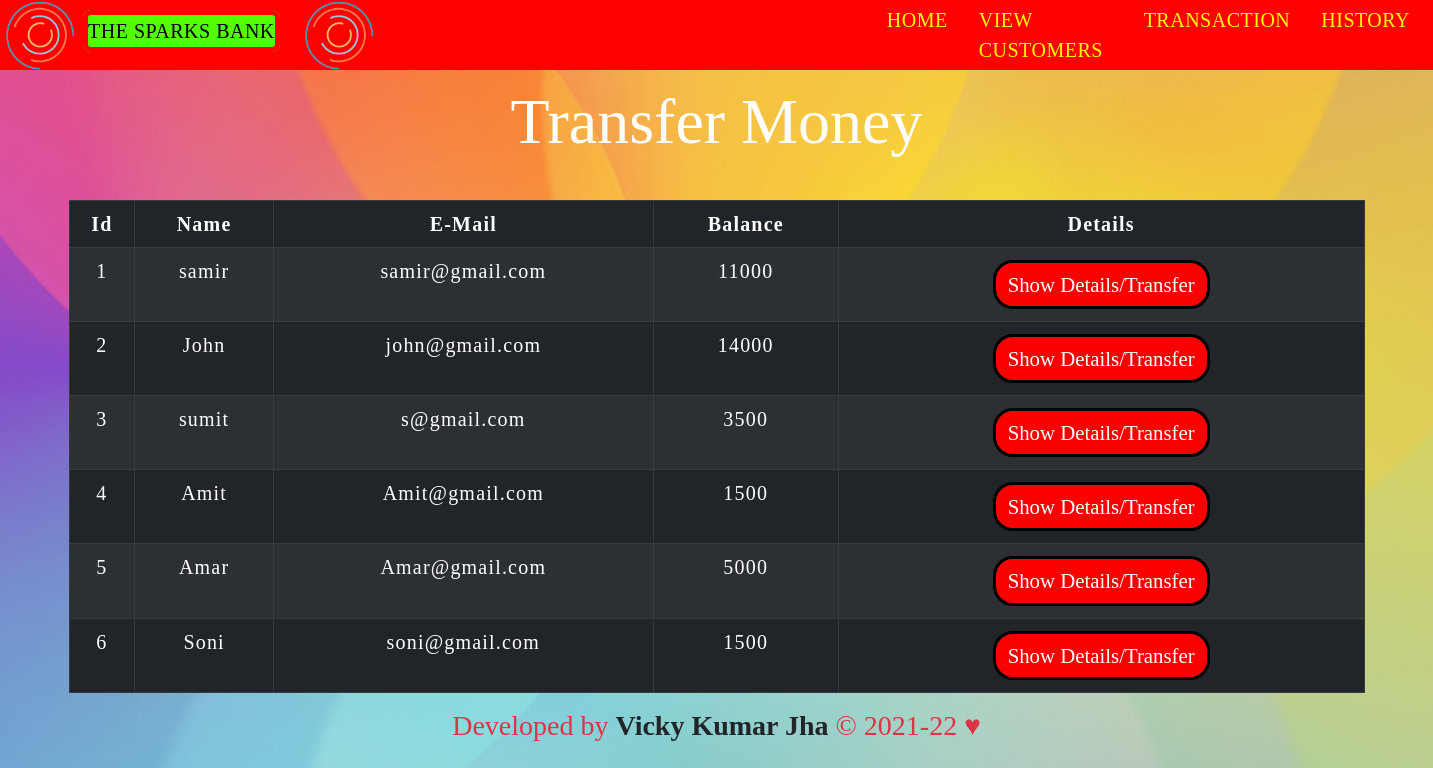
The app's page /transfermoney.php with its own data.
### tables this page shows
CREATE TABLE `users_details` (
  `id` int(6) NOT NULL,
  `name` varchar(100) NOT NULL,
  `email` varchar(100) NOT NULL,
  `balance` int(11) NOT NULL
);

### transfermoney.php (the view, shortened to what this page needs)
<!DOCTYPE html>
<html lang="en">
<head>
    <link href="https://cdn.jsdelivr.net/npm/bootstrap@5.0.2/dist/css/bootstrap.min.css" rel="stylesheet" >
    <link rel="stylesheet" type="text/css" href="css/table.css">
    <link rel="stylesheet" type="text/css" href="css/navbar.css">
</head>
<body>
<?php
    include 'config.php';
    $sql = "SELECT * FROM users_details";
    $result = mysqli_query($conn,$sql);
?>
<?php
  include 'navbar.php';
?>
<div class="container">
        <h1 class="glow1">Transfer Money</h1>
        <br>
            <div class="row">
                <div class="col">
                    <div class="table-responsive-sm">
                    <table class="table table-hover table-sm table-dark table-striped table-condensed table-bordered">
                        <thead>
                            <tr>
                            <th scope="col" class="text-center py-2">Id</th>
                            <th scope="col" class="text-center py-2">Name</th>
                            <th scope="col" class="text-center py-2">E-Mail</th>
                            <th scope="col" class="text-center py-2">Balance</th>
                            <th scope="col" class="text-center py-2">Details</th>
                            </tr>
                        </thead>
                        <tbody>
                <?php
                    while($rows=mysqli_fetch_assoc($result)){
                ?>
                    <tr>
                        <td class="py-2"><?php echo $rows['id'] ?></td>
                        <td class="py-2"><?php echo $rows['name']?></td>
                        <td class="py-2"><?php echo $rows['email']?></td>
                        <td class="py-2"><?php echo $rows['balance']?></td>
                        <td><a href="selecteduserdetail.php?id= <?php echo $rows['id'] ;?>"> <button type="button" class="btn btn1 m-2">Show Details/Transfer</button></a></td>
                    </tr>
                <?php
                    }
                ?>
                        </tbody>
                    </table>
                    </div>
                </div>
            </div>
            <?php
        include_once('footer.php');
    ?>
         </div>
</body>
</html>

### css/table.css (style rules this page uses)
* { padding: 0; margin: 0; box-sizing: border-box; font-family: s; }
table { font-size: 20px; font-family: 'Ubuntu'; letter-spacing: 1.2px; }
.table-striped { background-color: rgb(9, 255, 0); }
td { text-align: center; }
button { border:none; background: #ffe600; transition: 1s; }

### css/navbar.css (style rules this page uses)
h1 { transition: all 1s ease; }

### transfermoney.php (style rules this page uses)
.btn { background-color:#00ffaa; }
body { background: url('img/bank_bg.jpg') no-repeat fixed; background-size: cover; }
.btn { border:3px solid black; color:#fff; background-color: rgb(250, 0, 0); border-radius:20px; box-shadow: inset 0 0 0 0 rgb(0, 255, 76); transition: All 0.9s ease; transition-delay: 0.1s; font-size: 1.3rem; outline: none; cursor: pointer; }
.glow1 { margin-top:0.9rem; margin-bottom:0.9rem; font-size: 4rem; color: #ffffff; text-align: center; -webkit-animation: glow 1s ease-in-out infinite alternate; -moz-animation: glow 1s ease-in-out infinite alternate; animation: glow2 1s ease-in-out infinite alternate; }

### records on screen
users_details: id "1", name "samir", email "samir@gmail.com", balance "11000"
users_details: id "2", name "John", email "john@gmail.com", balance "14000"
users_details: id "3", name "sumit", email "s@gmail.com", balance "3500"
users_details: id "4", name "Amit", email "Amit@gmail.com", balance "1500"
users_details: id "5", name "Amar", email "Amar@gmail.com", balance "5000"
users_details: id "6", name "Soni", email "soni@gmail.com", balance "1500"
